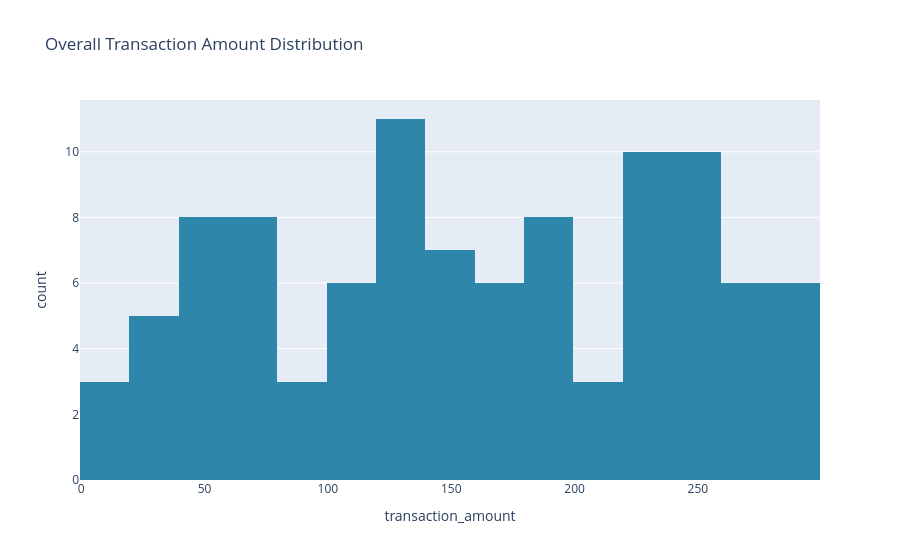
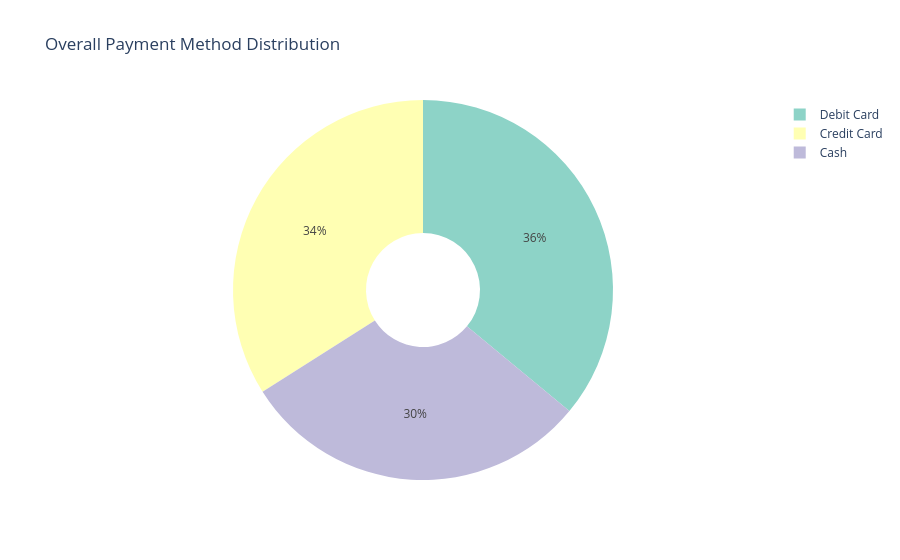
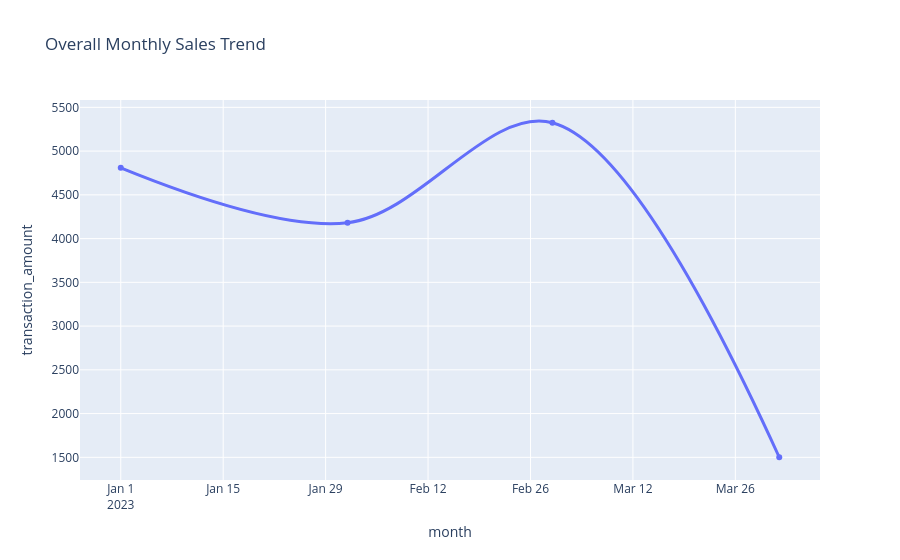
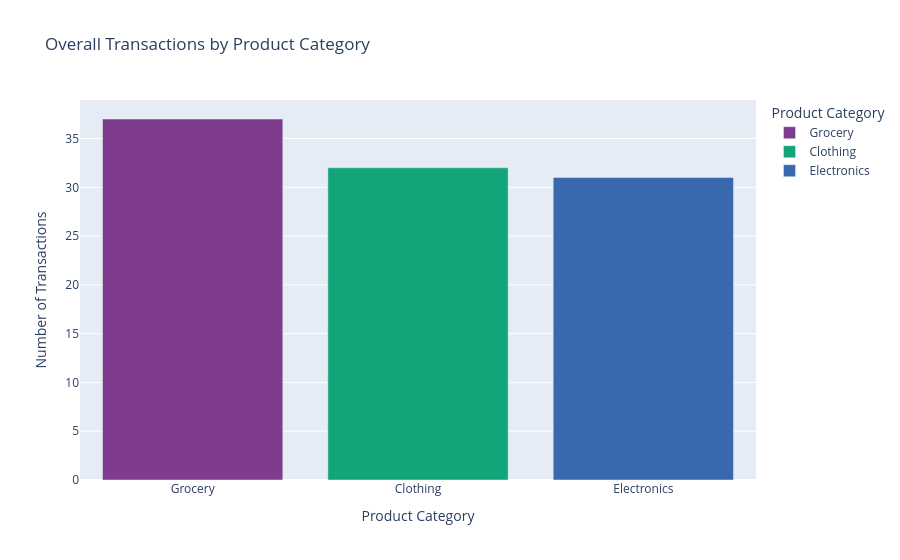

Notebook code for these charts, in order:
### Markdown cell above
#### 4️⃣ Initial Data Exploration Visualizations

### Code cell
print("🔍 Initial Data Overview Visualizations")
print("-" * 40)

# 1. Overall transaction amount distribution
fig1 = px.histogram(df, x="transaction_amount", 
                   nbins=20,
                   title="Overall Transaction Amount Distribution",
                   color_discrete_sequence=['#2E86AB'])
fig1.update_layout(showlegend=False)
fig1.show()

# 2. Payment method distribution
fig2 = px.pie(df, names="payment_method", 
              title="Overall Payment Method Distribution",
              hole=0.3,
              color_discrete_sequence=px.colors.qualitative.Set3)
fig2.show()

# 3. Monthly sales trend
monthly_sales = df.groupby("month")["transaction_amount"].sum().reset_index()
fig3 = px.line(monthly_sales, x="month", y="transaction_amount",
              markers=True,
              title="Overall Monthly Sales Trend",
              line_shape="spline")
fig3.update_traces(line=dict(width=3))
fig3.show()

# 4. Product category distribution
category_counts = df["product_category"].value_counts().reset_index()
category_counts.columns = ["category", "count"]  # rename columns for clarity

fig4 = px.bar(
    category_counts,
    x="category",
    y="count",
    title="Overall Transactions by Product Category",
    labels={"category": "Product Category", "count": "Number of Transactions"},
    color="category",
    color_discrete_sequence=px.colors.qualitative.Bold
)
fig4.show()

### Figure 1 — Plotly figure (JSON) as saved in the notebook; plotly's stock layout.template omitted (floating-point values rounded to 4 significant figures)
{"data": [{"bingroup": "x", "hovertemplate": "transaction_amount=%{x}<br>count=%{y}<extra></extra>", "legendgroup": "", "marker": {"color": "#2E86AB", "pattern": {"shape": ""}}, "name": "", "nbinsx": 20, "orientation": "v", "showlegend": false, "type": "histogram", "x": [18, 138, 145, 72, 148, 90, 172, 298, 270, 240, 50, 37, 144, 210, 277, 42, 57, 71, 225, 108, 181, 223, 44, 236, 110, 140, 266, 14, 227, 264, 292, 216, 24, 51, 188, 72, 240, 250, 61, 105, 231, 240, 246, 152, 180, 38, 45, 22, 169, 196, 252, 95, 293, 75, 179, 54, 71, 143, 293, 37, 117, 53, 295, 137, 240, 199, 234, 292, 130, 125, 242, 268, 207, 146, 174, 234, 243, 181, 161, 169, 105, 242, 189, 122, 61, 277, 122, 110, 122, 90, 196, 122, 11, 139, 229, 63, 233, 234, 135, 139], "xaxis": "x", "yaxis": "y"}], "layout": {"barmode": "relative", "legend": {"tracegroupgap": 0}, "showlegend": false, "title": {"text": "Overall Transaction Amount Distribution"}, "xaxis": {"anchor": "y", "domain": [0, 1], "title": {"text": "transaction_amount"}}, "yaxis": {"anchor": "x", "domain": [0, 1], "title": {"text": "count"}}}}

### Figure 2 — Plotly figure (JSON) as saved in the notebook; plotly's stock layout.template omitted (floating-point values rounded to 4 significant figures)
{"data": [{"domain": {"x": [0, 1], "y": [0, 1]}, "hole": 0.3, "hovertemplate": "payment_method=%{label}<extra></extra>", "labels": ["Cash", "Debit Card", "Credit Card", "Debit Card", "Credit Card", "Cash", "Credit Card", "Credit Card", "Credit Card", "Cash", "Cash", "Credit Card", "Credit Card", "Debit Card", "Credit Card", "Debit Card", "Credit Card", "Debit Card", "Cash", "Credit Card", "Credit Card", "Credit Card", "Credit Card", "Debit Card", "Credit Card", "Cash", "Cash", "Credit Card", "Cash", "Credit Card", "Credit Card", "Cash", "Credit Card", "Cash", "Debit Card", "Credit Card", "Debit Card", "Cash", "Debit Card", "Debit Card", "Cash", "Debit Card", "Debit Card", "Cash", "Debit Card", "Cash", "Debit Card", "Cash", "Cash", "Debit Card", "Debit Card", "Debit Card", "Credit Card", "Credit Card", "Credit Card", "Cash", "Debit Card", "Cash", "Credit Card", "Debit Card", "Cash", "Debit Card", "Cash", "Debit Card", "Credit Card", "Credit Card", "Debit Card", "Cash", "Credit Card", "Credit Card", "Credit Card", "Debit Card", "Debit Card", "Cash", "Cash", "Cash", "Debit Card", "Debit Card", "Cash", "Cash", "Debit Card", "Cash", "Credit Card", "Debit Card", "Cash", "Debit Card", "Credit Card", "Debit Card", "Debit Card", "Debit Card", "Debit Card", "Credit Card", "Debit Card", "Debit Card", "Cash", "Debit Card", "Cash", "Credit Card", "Credit Card", "Credit Card"], "legendgroup": "", "name": "", "showlegend": true, "type": "pie"}], "layout": {"legend": {"tracegroupgap": 0}, "piecolorway": ["rgb(141,211,199)", "rgb(255,255,179)", "rgb(190,186,218)", "rgb(251,128,114)", "rgb(128,177,211)", "rgb(253,180,98)", "rgb(179,222,105)", "rgb(252,205,229)", "rgb(217,217,217)", "rgb(188,128,189)", "rgb(204,235,197)", "rgb(255,237,111)"], "title": {"text": "Overall Payment Method Distribution"}}}

### Figure 3 — Plotly figure (JSON) as saved in the notebook; plotly's stock layout.template omitted (floating-point values rounded to 4 significant figures)
{"data": [{"hovertemplate": "month=%{x}<br>transaction_amount=%{y}<extra></extra>", "legendgroup": "", "line": {"color": "#636efa", "dash": "solid", "shape": "spline", "width": 3}, "marker": {"symbol": "circle"}, "mode": "lines+markers", "name": "", "orientation": "v", "showlegend": false, "type": "scatter", "x": ["2023-01", "2023-02", "2023-03", "2023-04"], "xaxis": "x", "y": [4809, 4181, 5324, 1501], "yaxis": "y"}], "layout": {"legend": {"tracegroupgap": 0}, "title": {"text": "Overall Monthly Sales Trend"}, "xaxis": {"anchor": "y", "domain": [0, 1], "title": {"text": "month"}}, "yaxis": {"anchor": "x", "domain": [0, 1], "title": {"text": "transaction_amount"}}}}

### Figure 4 — Plotly figure (JSON) as saved in the notebook; plotly's stock layout.template omitted (floating-point values rounded to 4 significant figures)
{"data": [{"hovertemplate": "Product Category=%{x}<br>Number of Transactions=%{y}<extra></extra>", "legendgroup": "Grocery", "marker": {"color": "rgb(127, 60, 141)", "pattern": {"shape": ""}}, "name": "Grocery", "orientation": "v", "showlegend": true, "textposition": "auto", "type": "bar", "x": ["Grocery"], "xaxis": "x", "y": [37], "yaxis": "y"}, {"hovertemplate": "Product Category=%{x}<br>Number of Transactions=%{y}<extra></extra>", "legendgroup": "Clothing", "marker": {"color": "rgb(17, 165, 121)", "pattern": {"shape": ""}}, "name": "Clothing", "orientation": "v", "showlegend": true, "textposition": "auto", "type": "bar", "x": ["Clothing"], "xaxis": "x", "y": [32], "yaxis": "y"}, {"hovertemplate": "Product Category=%{x}<br>Number of Transactions=%{y}<extra></extra>", "legendgroup": "Electronics", "marker": {"color": "rgb(57, 105, 172)", "pattern": {"shape": ""}}, "name": "Electronics", "orientation": "v", "showlegend": true, "textposition": "auto", "type": "bar", "x": ["Electronics"], "xaxis": "x", "y": [31], "yaxis": "y"}], "layout": {"barmode": "relative", "legend": {"title": {"text": "Product Category"}, "tracegroupgap": 0}, "title": {"text": "Overall Transactions by Product Category"}, "xaxis": {"anchor": "y", "categoryarray": ["Grocery", "Clothing", "Electronics"], "categoryorder": "array", "domain": [0, 1], "title": {"text": "Product Category"}}, "yaxis": {"anchor": "x", "domain": [0, 1], "title": {"text": "Number of Transactions"}}}}
